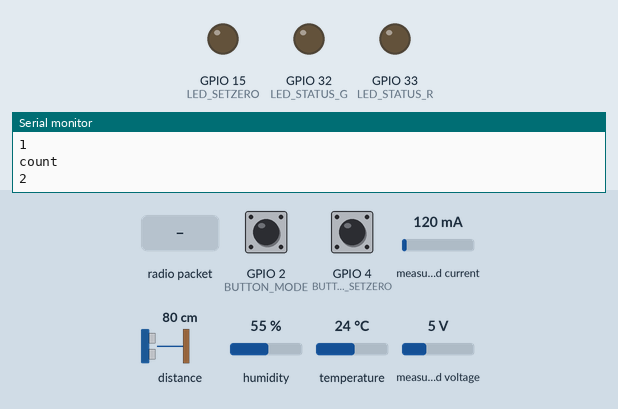
Simulated run of this program. Board: ESP32. On the bench: output pins drawn as LEDs (lit = HIGH), the last lines printed to the serial monitor. Inputs (shaded band) come from the test bench; at power-on: GPIO 2 (BUTTON_MODE) HIGH, GPIO 4 (BUTTON_SETZERO) HIGH, measured current 120 mA, distance to the obstacle 80 cm, humidity 55 %, temperature 24 °C, measured voltage 5 V. The echo pulse lasts 58.3 µs per cm; EEPROM starts erased; no radio packets arrive unless stated. At 12.3 s the program puts the board to deep sleep or switches it off; the recording ends there.

Above: at 2.2 s.
2.3 s: GPIO 2 (BUTTON_MODE) pulled LOW for 0.15 s
3.9 s: radio packet "Pass" arrives
5.4 s: radio packet "," arrives
6.9 s: radio packet "." arrives
9.9 s: GPIO 2 (BUTTON_MODE) pulsed LOW 5 times (0.12 s each, 0.3 s apart)
At 12.0 s:
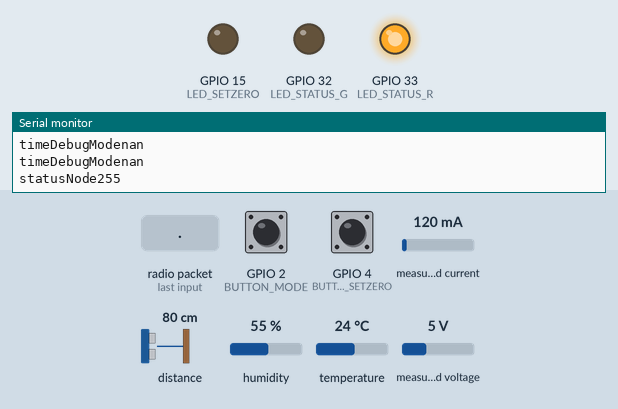
Timing chart, 0 to 12.3 s (numbered marks = the images above; inputs shaded):
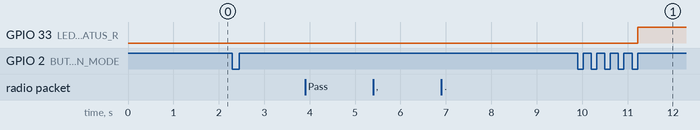

The program:

main.cpp
```cpp
#include <Arduino.h>
#include <esp_task_wdt.h> // ไลบรารีสำหรับ Task Watchdog Timer
#include <SPI.h>
#include <LoRa.h>
#include <sensorRead.h>
#include <loraTxRx.h>
#include <Adafruit_INA219.h>
#include <EasyButton.h>
#include <EEPROM.h>
// #include <HCSR04.h>
#define ONE            1
#define TWO            2
#define THREE          3
#define FOUR           4
#define FIVE           5
#define SIX            6
#define SEVEN          7
#define BUTTON_MODE    2
#define BUTTON_SETZERO 4
#define LED_SETZERO    15
#define LED_STATUS_R     33
#define LED_STATUS_G     32
//====================================EEPROM Address==============================
#define addr_mode            0x10
#define addr_timeNormalMode  0x20
#define addr_timeDebugMode   0x30
#define addr_zeroDistance    0x40
#define addr_statusNode      0x50
gpio_num_t wakeup_gpio = GPIO_NUM_2;
gpio_num_t ledStatus_R_gpio = GPIO_NUM_33;
gpio_num_t ledStatus_G_gpio = GPIO_NUM_32;
// Adafruit_INA219 ina219;
bool statusNode = false;
bool stateSetZero = false;
bool mode = false;
float timeNormalMode = 5;
float timeDebugMode = 3;
bool ledSetZeroState = true;
bool SuccessReceived = false;
int count = 0;
int state = 0;
bool stateSendData = false;
int countSendData = 0;
int swPumpPressed = 0;
String Mymessage = "";

unsigned long previousMillisSw = 0;
unsigned long previousMillisLed = 0;
unsigned long buttonPressStartTime = 0;
volatile unsigned long lastDebounceTimeMode = 0; // เวลาล่าสุดที่ debounce
volatile unsigned long debounceDelayMode = 200; // เวลา debounce (milliseconds)
volatile unsigned long lastDebounceTimeSetZeRo = 0; // เวลาล่าสุดที่ debounce
volatile unsigned long debounceDelaySetZeRo = 200; // เวลา debounce (milliseconds)
void onPressedForDuration();
void setMode(bool mode);
bool updateConfig(String receiveData);
void updateEEPROM();
void setZero();
ICACHE_RAM_ATTR void handleInterruptMode() {
  // ตรวจสอบ debounce
  if ((millis() - lastDebounceTimeMode) > debounceDelayMode) {
    mode = !mode;
    swPumpPressed = 1;
    // Serial.print("Modeeeeeeeeeeee ");
    // Serial.println(mode);
  }
  lastDebounceTimeMode = millis();
}
ICACHE_RAM_ATTR void handleInterruptSetZeRo() {
  // ตรวจสอบ debounce
  if ((millis() - lastDebounceTimeSetZeRo) > debounceDelaySetZeRo) {
    stateSetZero = !stateSetZero;
  }
  lastDebounceTimeSetZeRo = millis();
}
void check_wakeup_reason(){
  esp_sleep_wakeup_cause_t wakeup_reason;
  wakeup_reason = esp_sleep_get_wakeup_cause();
  switch(wakeup_reason)
  {
    case ESP_SLEEP_WAKEUP_EXT0 :  Serial.println("Wakeup caused by external signal using RTC_IO");
                                  Serial.print("mode IN");Serial.println(mode);
                                  mode = !mode;
                                  Serial.print("mode OUT");Serial.println(mode);
                                  setMode(mode);
                                  break;
    case ESP_SLEEP_WAKEUP_EXT1 : Serial.println("Wakeup caused by external signal using RTC_CNTL"); break;
    case ESP_SLEEP_WAKEUP_TIMER : Serial.println("Wakeup caused by timer"); break;
    case ESP_SLEEP_WAKEUP_TOUCHPAD : Serial.println("Wakeup caused by touchpad"); break;
    case ESP_SLEEP_WAKEUP_ULP : Serial.println("Wakeup caused by ULP program"); break;
    default : Serial.printf("Wakeup was not caused by deep sleep: %d\n",wakeup_reason); break;
  }
}
void setup() {
  Serial.begin(115200);
  //HCSR04.begin(triggerPin, echoPin);
   // Setup VL53L1X
   while (!Serial) delay(10);

  // เริ่มใช้งาน Task Watchdog Timer
  esp_task_wdt_init(600000, true);  // ตั้งเวลา WDT ที่ 10 นาที (true = รีเซ็ต MCU เมื่อ WDT timeout)
  esp_task_wdt_add(NULL);      // เพิ่ม Task หลัก (Main Loop) ให้ WDT เฝ้าระวัง


  Serial.println(F("Adafruit VL53L1X sensor demo"));

  Wire.begin();
  if (!vl53.begin(0x29, &Wire)) {
    Serial.print(F("Error on init of VL sensor: "));
    Serial.println(vl53.vl_status);
    while (1) delay(10);
  }
  Serial.println(F("VL53L1X sensor OK!"));

  Serial.print(F("Sensor ID: 0x"));
  Serial.println(vl53.sensorID(), HEX);

  if (!vl53.startRanging()) {
    Serial.print(F("Couldn't start ranging: "));
    Serial.println(vl53.vl_status);
    while (1) delay(10);
  }
  Serial.println(F("Ranging started"));

  // Valid timing budgets: 15, 20, 33, 50, 100, 200, and 500ms!
  vl53.setTimingBudget(500); // เอาไว้ปรับความเร็ว ในการ อ่านของ seensor ยิ่งมากยิ่งช้า ค่าหน่วงมาก ความแม่นยำสูง
  Serial.print(F("Timing budget (ms): "));
  Serial.println(vl53.getTimingBudget());
  vl53.VL53L1X_SetOffset(25); // เอาไว้ใช้ offset ค่า โดยค่าที่ใส่มันจะเป็นหน่วย มิลลิ 20 = 2 cm
  vl53.VL53L1X_SetXtalk(0); // เอาไว้ ตั้งค่า crosstalk
  vl53.VL53L1X_SetDistanceMode(2); // ปรับ ประสิทธิภาพระยะการอ่านของ sensor โดยที่ 1 = Short , 2 = Long

  if (vl53.VL53L1X_SetROI(5,5) == 0) {   //(ROIcenter,ROIsize)
    Serial.println(F("ตั้งค่า ROI สำเร็จ"));
  } else {
    Serial.println(F("ตั้งค่า ROI ล้มเหลว"));
  }
  //
  Serial.println("LoRa Node 1");
  // mySerial.begin(9600);
  EEPROM.begin(512); // You can change the size based on your requirements
  // Set data to EEPROM
  // EEPROM.put(addr_mode, mode);
  // EEPROM.put(addr_timeNormalMode, timeNormalMode);
  // EEPROM.put(addr_timeDebugMode, timeDebugMode);
  // EEPROM.put(addr_zeroDistance, zeroDistance);
  // EEPROM.put(addr_statusNode, statusNode);
  // EEPROM.commit();
  EEPROM.get(addr_mode, mode);
  EEPROM.get(addr_timeNormalMode, timeNormalMode);
  EEPROM.get(addr_timeDebugMode, timeDebugMode);
  EEPROM.get(addr_zeroDistance, zeroDistance);
  EEPROM.get(addr_statusNode, statusNode);
  Serial.print("mode: ");  Serial.println(mode);
  Serial.print("timeNormalMode: ");  Serial.println(timeNormalMode);
  Serial.print("timeDebugMode: ");  Serial.println(timeDebugMode);
  Serial.print("zeroDistance: ");  Serial.println(zeroDistance);
  Serial.print("statusNode: ");  Serial.println(statusNode);
  pinMode(BUTTON_MODE,INPUT_PULLUP);
  pinMode(BUTTON_SETZERO,INPUT_PULLUP);
  pinMode(LED_SETZERO,OUTPUT);
  pinMode(LED_STATUS_R,OUTPUT);
  pinMode(LED_STATUS_G,OUTPUT);
  attachInterrupt(digitalPinToInterrupt(BUTTON_MODE), handleInterruptMode, RISING);
  attachInterrupt(digitalPinToInterrupt(BUTTON_SETZERO), handleInterruptSetZeRo, RISING);
  check_wakeup_reason();
  esp_sleep_enable_ext0_wakeup(wakeup_gpio,0); //1 = High, 0 = Low
  setMode(mode);
  //esp_sleep_enable_timer_wakeup(10* 1000 * 1000);
  // esp_sleep_enable_timer_wakeup(5*60 * 1000 * 1000);
  state = TWO;
  SPI.begin(SCK, MISO, MOSI, SS);
  //setup LoRa transceiver module
  LoRa.setPins(SS, RST, DIO0);
  LoRa.setTxPower(20);
  LoRa.setSpreadingFactor(11);

  while (!LoRa.begin(BAND)) {
    Serial.println("Starting LoRa failed!");
    delay(500);
  }
  Serial.println("LoRa init succeeded.");

  while (!Serial)
  {
    delay(1);
  }
 //////////////////////////////////////////////////////////////
  Wire.begin(21, 22); // SDA = 21, SCL = 22 (เปลี่ยนตามขาของ ESP32)
  bool statusBme;
  statusBme = bme.begin(0x76);
  if (!statusBme) {
    Serial.println("Could not find a valid BME280 sensor, check wiring!");
    while (1);
  }

  // bool statusIna;
  // statusIna = bme.begin(0x76);
  // if (!statusIna) {
  //   Serial.println("Failed to find INA219 chip");
  //   while (1);
  // }
  // Initialize the INA219.
  // ina219.begin();
  if (! ina219.begin())
  {
    Serial.println("Failed to find INA219 chip");
    while (1)
    {
      delay(10);
    }
  }
  /////////////////////////////////////////////////////////////
  Serial.println("Startttttt");
  delay(1000);
}

void loop() {
  // unsigned long currentMillisLed = millis();
  // if (currentMillisLed - previousMillisLed >= (timeNormalMode * 60 * 1000000)*2) {
  //   if(state == FIVE){

  //   }
  // }
  if(state == ONE){                   //อ่านค่าเซ็นเซอร์
    if(stateSetZero){
      setZero();
    }
    unsigned long currentMillisSw = millis();
    if (currentMillisSw - previousMillisSw >= 500) {
        previousMillisSw = currentMillisSw;
        updateSensorLaser();
        digitalWrite(LED_SETZERO,ledSetZeroState);
        ledSetZeroState = !ledSetZeroState;
        count++;
        Serial.println(count);
        Serial.print("adjustedDistance ");
        Serial.println(adjustedDistance);
    }
    if(count == 8*2){
      state = TWO;
    }
    // state = TWO;

  }else if(state == TWO){                   //อ่านค่าเซ็นเซอร์
    updateSensorTemp_Hum();
    updateSensorVoltage();
    updateSensorLaser();
    Serial.println(state);
    state = THREE;
  }else if(state == THREE){             //ส่งข้อมูลไปเกตเวย์พร้อมขอค่าconfigต่างๆ
    // Serial.print("state:");
    // Serial.println(state);
    Serial.print(adjustedDistance);   Serial.print(temp);   Serial.print(hum);   Serial.print(busvoltage);   Serial.print(statusNode);   Serial.print(mode);   Serial.print(timeNormalMode);   Serial.println(timeDebugMode);
    Mymessage = String(adjustedDistance)+","+String(temp)+","+String(hum)+","+String(busvoltage)+","+String(statusNode)+","+String(mode)+","+String(timeNormalMode)+","+String(timeDebugMode);
    Serial.println(Mymessage);
    Serial.println(adjustedDistance);
    sendMessage(Mymessage);
    delay(10);
    state = FOUR;
  }else if(state == FOUR){            //รอรับการยืนยันความถูกต้องของข้อมูลจากเกตเวย์
    // Serial.print("state:");
    // Serial.println(state);
    onReceive();
    if(sendSuccess == true && resendData == false){
      state = FIVE;
    }else if(sendSuccess == false && resendData == true){
      if(countSendData >= 5){
        statusNode = 0;
        digitalWrite(LED_STATUS_R,!statusNode);
        digitalWrite(LED_STATUS_G,statusNode);
        gpio_hold_en(ledStatus_R_gpio);
        gpio_hold_dis(ledStatus_G_gpio);
        Serial.print("OFF LED_STATUS");
        delay(10);
        state = SIX;
      }else{
        countSendData ++;
        Serial.print("countSendData");
        Serial.println(countSendData);
        state = THREE;
      }
    }
  }else if(state == FIVE){           //Updateข้อมูลconfigต่างๆจากเกตเวย์
    // Serial.print("state:");
    // Serial.println(state);
    if(updateConfig(receiveData)){
      Serial.print("statusNode: ");  Serial.println(statusNode);
      digitalWrite(LED_STATUS_R,!statusNode);
      digitalWrite(LED_STATUS_G,statusNode);
      gpio_hold_dis(ledStatus_R_gpio);
      gpio_hold_en(ledStatus_G_gpio);
      state = SIX;
    }else{
      state = THREE;
    }
  }else if(state == SIX){           //เก็บLog
    Serial.print("state:");
    Serial.println(state);
    Serial.print("state:"); Serial.println(state);
    Serial.print("mode");   Serial.println(mode);
    Serial.print("timeNormalMode"); Serial.println(timeNormalMode);
    Serial.print("timeDebugMode"); Serial.println(timeDebugMode);
    Serial.print("statusNode"); Serial.println(statusNode);
    updateEEPROM();
    state = SEVEN;
  }else if(state == SEVEN){           //เก็บLogและเข้าโหมดsleep
    setMode(mode);
    Serial.print("state:"); Serial.println(state);
    Serial.print("mode");   Serial.println(mode);
    Serial.print("timeNormalMode"); Serial.println(timeNormalMode);
    Serial.print("timeDebugMode"); Serial.println(timeDebugMode);
    Serial.print("timeDebugMode"); Serial.println(timeDebugMode);
    Serial.print("statusNode"); Serial.println(statusNode);
    delay(1000);
    esp_deep_sleep_start(); // เข้าสู่โหมด Deep Sleep
  }
  delay(10);
  esp_task_wdt_reset();
}

void setMode(bool mode){
  if(mode){
    updateEEPROM();
    esp_sleep_enable_timer_wakeup(timeNormalMode * 60 * 1000000);  // ตื่นขึ้นทุก 5 นาที
    Serial.println(">>>>>>>>>>>>>>>>>>>>>>>>>>>>>NormalMode<<<<<<<<<<<<<<<<<<<<<<<<<<<<<<<<<");
  }else{
    updateEEPROM();
    esp_sleep_enable_timer_wakeup(timeDebugMode * 60 * 1000000);  // ตื่นขึ้นทุก 1 นาที
    Serial.println(">>>>>>>>>>>>>>>>>>>>>>>>>>>>>DebugMode<<<<<<<<<<<<<<<<<<<<<<<<<<<<<<<<<");
  }
}
bool updateConfig(String receiveData){
  String data  = receiveData;
  char delimiter = ',';
  // แบ่งข้อมูลโดยใช้ String::indexOf() และ String::substring()
  String dataValues[7]; // สร้างอาร์เรย์ String มีขนาด 7 สมาชิก
  int startIndex = 0;
  int endIndex;
  for (int i = 0; i < 7; i++) {
      endIndex = data.indexOf(delimiter, startIndex);
      dataValues[i] = data.substring(startIndex, endIndex);
      startIndex = endIndex + 1;
  }
  // แบ่งข้อมูลสุดท้าย
  dataValues[7] = data.substring(startIndex);
  // data = "161,187,10,Pass,0,5,1";
  if(dataValues[3] == "Pass"){
    mode = dataValues[4].toInt();
    timeNormalMode = dataValues[5].toFloat();
    timeDebugMode = dataValues[6].toFloat();
    statusNode = dataValues[7].toFloat();
    Serial.println(">>>>>>>>>>>>>>>>>>>updateConfig<<<<<<<<<<<<<<<<<<<<<<");
    Serial.print("mode");
    Serial.println(mode);
    Serial.print("timeNormalMode");
    Serial.println(timeNormalMode);
    Serial.print("timeDebugMode");
    Serial.println(timeDebugMode);
    Serial.print("statusNode");
    Serial.println(statusNode);
    Serial.println(">>>>>>>>>>>>>>>>>>>updateConfig<<<<<<<<<<<<<<<<<<<<<<");
    return true;
  }else{
    return false;
  }
}
void updateEEPROM(){
  // EEPROM.put(addr_mode, mode);
  // EEPROM.put(addr_timeNormalMode, timeNormalMode);
  // EEPROM.put(addr_timeDebugMode, timeDebugMode);
  // EEPROM.put(addr_statusNode, statusNode);
  // EEPROM.commit();
  EEPROM.get(addr_mode, mode);
  EEPROM.get(addr_timeNormalMode, timeNormalMode);
  EEPROM.get(addr_timeDebugMode, timeDebugMode);
  EEPROM.get(addr_statusNode, statusNode);
  Serial.println(">>>>>>>>>>>>>>>>>>>updateEEPROM<<<<<<<<<<<<<<<<<<<<<<");
  Serial.print("mode: ");  Serial.println(mode);
  Serial.print("timeNormalMode: ");  Serial.println(timeNormalMode);
  Serial.println(">>>>>>>>>>>>>>>>>>>>>>>>><<<<<<<<<<<<<<<<<<<<<<<<<<<<");
}
void setZero(){
  zeroDistance = distance;
  EEPROM.put(addr_zeroDistance, zeroDistance);
  EEPROM.commit();
  EEPROM.get(addr_zeroDistance, zeroDistance);
  Serial.print(">>>>>>>>>>>>>>>>>>>>>>>>>> Set ZERO <<<<<<<<<<<<<<<<<<<<<<<<<<<<<<<");
  Serial.print("zeroDistance: ");  Serial.println(zeroDistance);
  stateSetZero = false;
}
```

sensorRead.h
```cpp
#include <Arduino.h>
#include <Wire.h>
#include <Adafruit_Sensor.h>
#include <Adafruit_BME280.h>
#include <SoftwareSerial.h>
#include <Adafruit_INA219.h>
// #define SEALEVELPRESSURE_HPA (1013.25)

// Libraly VL53L1X
#include "Adafruit_VL53L1X.h"
#define IRQ_PIN 2
#define XSHUT_PIN 3
Adafruit_VL53L1X vl53 = Adafruit_VL53L1X(XSHUT_PIN, IRQ_PIN);
//

#ifndef SENSOR_READ_H
#define SENSOR_READ_H

// SoftwareSerial mySerial(16, 17); // RX, TX เชื่อมต่อสายสีเหลืองกับ 17 และสายขาวกับ 16
//Ultrasonic ultrasonic(16, 17);
extern byte triggerPin = 17;
extern byte echoPin = 16;
extern double distance = 0;
extern double zeroDistance = 0;  // ค่า zero ที่จะกำหนด
extern double adjustedDistance = 0;// ระยะทางที่ปรับ zero แล้ว
////////////////////////////////////////////////
extern float temp = 0;
extern float hum = 0;
////////////////////////////////////////////////
#endif // SENSOR_READ_H
unsigned long previousMillis1 = 0;
unsigned long previousMillis2 = 0;
unsigned long previousMillis3 = 0;

Adafruit_BME280 bme;
Adafruit_INA219 ina219;

unsigned char data[4] = {};

float shuntvoltage = 0;
float busvoltage = 0;
float current_mA = 0;
float loadvoltage = 0;
float power_mW = 0;
////////////////////////////////////////////////
void updateSensorTemp_Hum(){
  unsigned long currentMillis1 = millis();
  if (currentMillis1 - previousMillis1 >= 1000) {
    previousMillis1 = currentMillis1;
    temp = bme.readTemperature();
    hum = bme.readHumidity();
    // Serial.print(temp);
    // Serial.print("        ");
    // Serial.print(hum);
    // Serial.println("        ");
  }
}

void updateSensorLaser(){
  unsigned long currentMillis2 = millis();
  if (currentMillis2 - previousMillis2 >= 1000) {
    previousMillis2 = currentMillis2;
    int16_t distancesValue = vl53.distance();
    distance = distancesValue/10;
    adjustedDistance = 50 - distance;
    // if (vl53.dataReady()) {
    //   // new measurement for the taking!
    //   distance = vl53.distance();
    //   if (distance == -1) {
    //     // something went wrong!
    //     Serial.print(F("Couldn't get distance: "));
    //     Serial.println(vl53.vl_status);
    //     return;
    //   }
    // }

    // Serial.print("zeroDistance: ");
    // Serial.print(zeroDistance);
    // Serial.print("adjustedDistance: ");
    // Serial.println(adjustedDistance);
  }
}

// void updateSensorUltra(){
//   unsigned long currentMillis2 = millis();
//   if (currentMillis2 - previousMillis2 >= 1000) {
//     previousMillis2 = currentMillis2;
//     for (int i = 0; i < 4; i++) {
//       while (mySerial.available() == 0) {
//       }
//       data[i] = mySerial.read();
//     }
//     mySerial.flush();
//     if (data[0] == 0xff) {
//       int sum;
//       sum = (data[0] + data[1] + data[2]) & 0x00FF;
//       if (sum == data[3]) {
//         distance = (data[1] << 8) + data[2];
//         distance = distance / 10;
//         adjustedDistance = distance - zeroDistance;   //คำนวณและแสดงผลระยะทางที่ปรับ zero แล้ว
//         Serial.print("zeroDistance: ");
//         Serial.print(zeroDistance);
//         Serial.print("adjustedDistance: ");
//         adjustedDistance = -adjustedDistance;
//         Serial.println(adjustedDistance);
//       }
//     }
//   }
// }
void updateSensorVoltage(){
  unsigned long currentMillis3 = millis();
  if (currentMillis3 - previousMillis3 >= 1000) {
    previousMillis3 = currentMillis3;
    shuntvoltage = ina219.getShuntVoltage_mV();
    busvoltage = ina219.getBusVoltage_V();
    current_mA = ina219.getCurrent_mA();
    power_mW = ina219.getPower_mW();
    loadvoltage = busvoltage + (shuntvoltage / 1000);
  }
  // Serial.print("Bus Voltage:   "); Serial.print(busvoltage); Serial.println(" V");
  // Serial.print("Shunt Voltage: "); Serial.print(shuntvoltage); Serial.println(" mV");
  // Serial.print("Load Voltage:  "); Serial.print(loadvoltage); Serial.println(" V");
  // Serial.print("Current:       "); Serial.print(current_mA); Serial.println(" mA");
  // Serial.print("Power:         "); Serial.print(power_mW); Serial.println(" mW");
}
```

Source omitted: loraTxRx.h (5171 bytes)

Measured:
- after the input at 9.9 s, GPIO 33 (LED_STATUS_R): LOW → HIGH after 1.3 s
